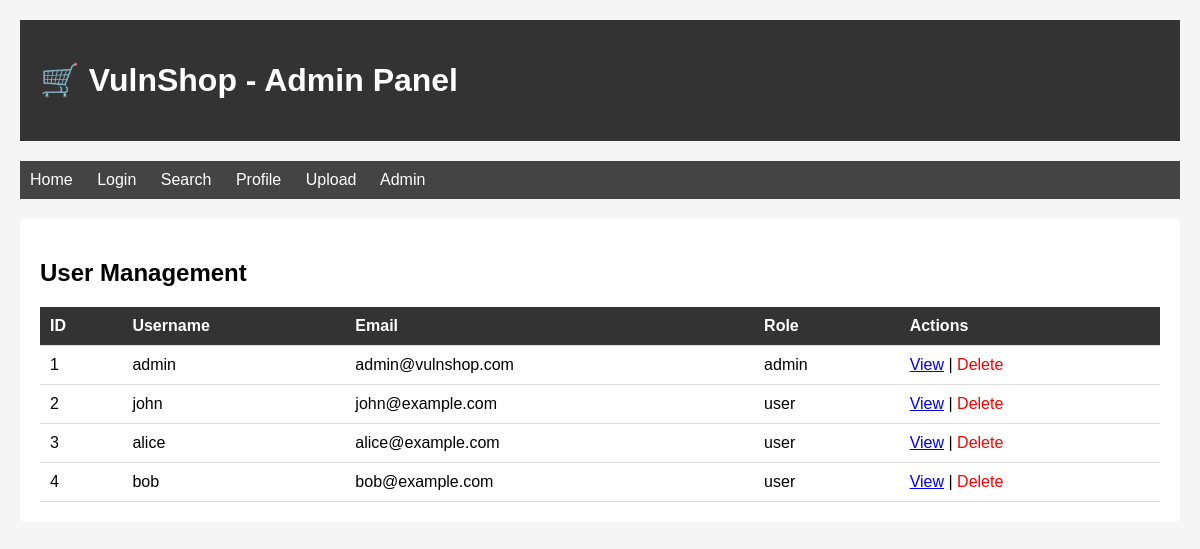
Screenshot of /app/admin.php (signed in) with the database file from the repository.
### tables this page shows
CREATE TABLE IF NOT EXISTS users (
    id INT AUTO_INCREMENT PRIMARY KEY,
    username VARCHAR(50) NOT NULL,
    password VARCHAR(255) NOT NULL,
    email VARCHAR(100),
    role VARCHAR(20) DEFAULT 'user',
    bio TEXT,
    created_at TIMESTAMP DEFAULT CURRENT_TIMESTAMP
);

### app/admin.php (the view, shortened to what this page needs)
<?php
$is_admin = isset($_SESSION['role']) && $_SESSION['role'] == 'admin';
$conn = new mysqli(getenv('MYSQL_HOST'), getenv('MYSQL_USER'), getenv('MYSQL_PASSWORD'), getenv('MYSQL_DATABASE'));
$users = [];
$result = $conn->query("SELECT id, username, email, role FROM users");
if ($result) {
    while ($row = $result->fetch_assoc()) {
        $users[] = $row;
    }
}
?>
<!DOCTYPE html>
<html>
<head>
</head>
<body>
    <div class="header">
        <h1>🛒 VulnShop - Admin Panel</h1>
    </div>
    <div class="nav">
        <a href="index.php">Home</a>
        <a href="login.php">Login</a>
        <a href="search.php">Search</a>
        <a href="profile.php">Profile</a>
        <a href="upload.php">Upload</a>
        <a href="admin.php">Admin</a>
    </div>
    <div class="content">
        <?php if (!$is_admin): ?>
            <div class="warning">
                ⚠️ Access Denied. Admin privileges required.
            </div>
            <p>You need to be an administrator to access this page.</p>
        <?php else: ?>
            <h2>User Management</h2>
            <table>
                <thead>
                    <tr>
                        <th>ID</th>
                        <th>Username</th>
                        <th>Email</th>
                        <th>Role</th>
                        <th>Actions</th>
                    </tr>
                </thead>
                <tbody>
                    <?php foreach ($users as $user): ?>
                        <tr>
                            <td><?php echo $user['id']; ?></td>
                            <td><?php echo htmlspecialchars($user['username']); ?></td>
                            <td><?php echo htmlspecialchars($user['email']); ?></td>
                            <td><?php echo htmlspecialchars($user['role']); ?></td>
                            <td>
                                <a href="profile.php?id=<?php echo $user['id']; ?>">View</a> |
                                <a href="admin.php?delete=<?php echo $user['id']; ?>" class="delete-btn" onclick="return confirm('Delete this user?')">Delete</a>
                            </td>
                        </tr>
                    <?php endforeach; ?>
                </tbody>
            </table>
        <?php endif; ?>
    </div>
</body>
</html>

### app/admin.php (style rules this page uses)
body { font-family: Arial; max-width: 1200px; margin: 0 auto; padding: 20px; background: #f5f5f5; }
.header { background: #333; color: white; padding: 20px; margin-bottom: 20px; }
.nav { background: #444; padding: 10px; margin-bottom: 20px; }
.nav a { color: white; margin-right: 20px; text-decoration: none; }
.content { background: white; padding: 20px; border-radius: 5px; }
table { width: 100%; border-collapse: collapse; }
th, td { padding: 10px; text-align: left; border-bottom: 1px solid #ddd; }
th { background: #333; color: white; }
.delete-btn { color: red; text-decoration: none; }

### rows the page displays
users: id "1", username "admin", email "admin@vulnshop.com", role "admin"
users: id "2", username "john", email "john@example.com", role "user"
users: id "3", username "alice", email "alice@example.com", role "user"
users: id "4", username "bob", email "bob@example.com", role "user"
